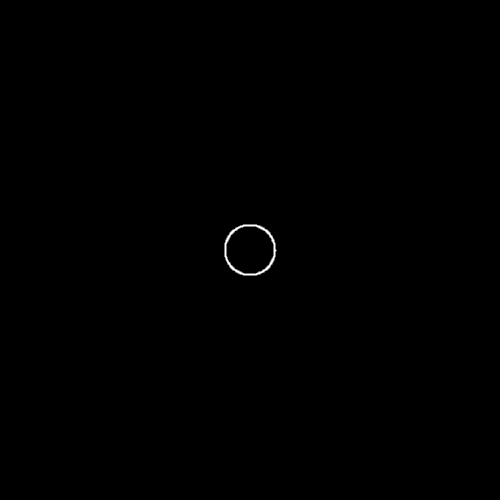
Frame 1 (no input)
Frame 60 (the mouse pressed at the canvas centre just before this capture): identical to frame 1, image omitted
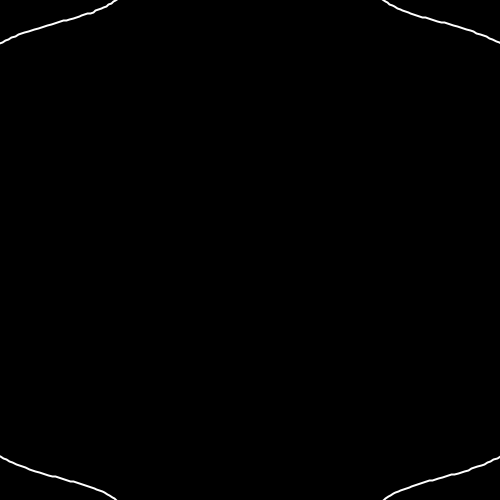
Frame 120 (the mouse held since frame 60 and released just before this capture)

The Processing sketch that drew these frames (run headless with seeded random() and noise(); from frame 60 on, the mouse is pressed at the canvas centre):

// Processing sketch: superformula
// ── superformula.pde
void setup() {
  size(500, 500);
  
  noFill();
  stroke(255);
  strokeWeight(2);
}

void draw() {
  background(0);
  
  translate(width/2, height/2);
  
  //processing's beginshape method
  beginShape();
  
  //add some vertices by looping over various values of theta
  //cover one full circle, 
  //decreasing the increment increases resolution
  for (float theta = 0; theta <= 2 * PI; theta += 0.01) {
    //use mouseX and mouseY / 100.0 to see what different parameters do
    //divide by 100 to scale down changes
    float rad = r(theta,
      2, //a
      2, //b
      6, //m determines amount of relational symmetry
      1, //n1 rounds out the shape the higher the number
      mouseX / 100.0, //n2 determines shape of spikes on one side
      mouseY / 100.0  //n3 determines shape of spike on one side
    );
    //multiplying by 50 because func r returns in only 1px
    float x = rad * cos(theta) * 50;
    float y = rad * sin(theta) * 50;
    vertex(x, y);
  }
  
  endShape();
  
}


// function r
// code superformula into func r
float r(float theta, float a, float b, float m, float n1, float n2, float n3 ) { 
  return pow(pow(abs(cos((m * theta) / 4.0) / a), n2) + pow(abs(sin((m * theta) / 4.0) / b), n3), -1.0/n1);
}
